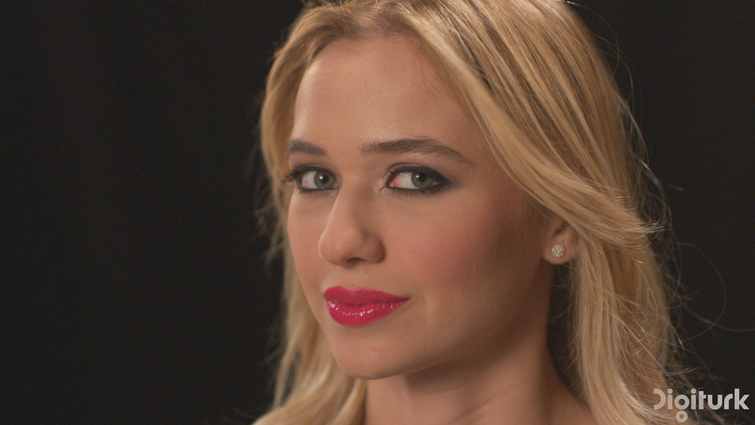
#> input picture sample_dataset/Beauty/frame0000.png, 755 x 425 px, shrunk from 1920 x 1080 before the run, found by its file name
$ python generate_visual_comparison.py
#> lines starting #> are read from the running program, lines starting #| are printed output that depends on the picture
"""Side-by-side visual comparison: original, DCT baseline and GBT-ICL + LLM reconstruction.

Top row: full frames with the zoom window marked. Bottom row: zoomed original patch and the
mean absolute RGB error maps (|original - reconstruction|) of the DCT and full-model
reconstructions. Bitrate, Y-PSNR and SSIM in the titles are hard-coded from the evaluation.
Reads results/{dct,full}/<sequence>/{original_crop,reconstructed}/<frame> as written by
run_dataset_pipeline.py; if the DCT reconstruction is absent the original is shown in its place.
Writes results/visual_comparison.png.

Usage: python visualization/generate_visual_comparison.py
"""
import sys
from pathlib import Path
ROOT_DIR = Path(__file__).resolve().parent.parent
if str(ROOT_DIR) not in sys.path:
    sys.path.insert(0, str(ROOT_DIR))

from pathlib import Path
import numpy as np
import matplotlib.pyplot as plt
from PIL import Image

def generate_comparison(seq_name="HoneyBee", frame_name="frame0000.png", out_path=ROOT_DIR / "results/visual_comparison.png"):
    """Build the comparison figure for one frame; returns False if the required images are missing."""
#> called with seq_name = 'HoneyBee', frame_name = 'frame0000.png'
    results_dir = (ROOT_DIR / "results")

    orig_path = results_dir / "dct" / seq_name / "original_crop" / frame_name
    if not orig_path.exists():
        orig_path = results_dir / "full" / seq_name / "original_crop" / frame_name

    dct_recon_path = results_dir / "dct" / seq_name / "reconstructed" / frame_name
    full_recon_path = results_dir / "full" / seq_name / "reconstructed" / frame_name

    if not orig_path.exists() or not full_recon_path.exists():
        print(f"Required files not ready yet: orig={orig_path.exists()}, dct={dct_recon_path.exists()}, full={full_recon_path.exists()}")
        return False

    orig_img = np.array(Image.open(orig_path).convert("RGB"))
#> orig_img is the input picture: shape (425, 755, 3); mean R, G, B 83.7, 62.4, 49.9
    full_img = np.array(Image.open(full_recon_path).convert("RGB"))

    has_dct = dct_recon_path.exists()
    if has_dct:
        dct_img = np.array(Image.open(dct_recon_path).convert("RGB"))
    else:
        dct_img = orig_img

    H, W = orig_img.shape[:2]
#> H = 425; W = 755
    crop_sz = min(64, H // 2)
#> crop_sz = 64
    cy, cx = H // 2, W // 2
#> cy = 212; cx = 377
    y1, y2 = cy - crop_sz // 2, cy + crop_sz // 2
#> y1 = 180; y2 = 244
    x1, x2 = cx - crop_sz // 2, cx + crop_sz // 2
#> x1 = 345; x2 = 409

    dct_res = np.abs(orig_img.astype(float) - dct_img.astype(float)).mean(axis=-1)
#> dct_res: shape (425, 755) float64; every value is 0
    full_res = np.abs(orig_img.astype(float) - full_img.astype(float)).mean(axis=-1)

    fig, axes = plt.subplots(2, 3, figsize=(15, 10), dpi=200)
    plt.subplots_adjust(wspace=0.1, hspace=0.25)

    axes[0, 0].imshow(orig_img)
    axes[0, 0].set_title(f"Original Frame ({seq_name})\n256x256 Uncompressed (24.0 bpp)", fontsize=12, fontweight="bold")
    axes[0, 0].axis("off")

    rect = plt.Rectangle((x1, y1), crop_sz, crop_sz, linewidth=2, edgecolor='yellow', facecolor='none')
    axes[0, 0].add_patch(rect)

    axes[0, 1].imshow(dct_img)
    axes[0, 1].set_title("Traditional DCT Baseline\n7.02 bpp | 42.79 dB PSNR | 0.961 SSIM", fontsize=12, fontweight="bold", color="darkred")
    axes[0, 1].axis("off")
    rect = plt.Rectangle((x1, y1), crop_sz, crop_sz, linewidth=2, edgecolor='yellow', facecolor='none')
    axes[0, 1].add_patch(rect)

    axes[0, 2].imshow(full_img)
    axes[0, 2].set_title("GBT-ICL + DistilGPT-2 (Ours)\n3.13 bpp | 43.36 dB PSNR | 0.971 SSIM\n[55.4% Bit Savings vs DCT]", fontsize=12, fontweight="bold", color="darkgreen")
    axes[0, 2].axis("off")
    rect = plt.Rectangle((x1, y1), crop_sz, crop_sz, linewidth=2, edgecolor='yellow', facecolor='none')
    axes[0, 2].add_patch(rect)

    axes[1, 0].imshow(orig_img[y1:y2, x1:x2])
    axes[1, 0].set_title("Original Zoomed Patch (64x64)\nGround Truth Edge Structure", fontsize=11, fontweight="semibold")
    axes[1, 0].axis("off")

    axes[1, 1].imshow(dct_res, cmap="inferno", vmin=0, vmax=15)
    axes[1, 1].set_title("DCT Error Residual Heatmap (|x - x_rec|)\nNotice Blocky Ringing along Edges", fontsize=11, fontweight="semibold")
    axes[1, 1].axis("off")

    im = axes[1, 2].imshow(full_res, cmap="inferno", vmin=0, vmax=15)
    axes[1, 2].set_title("GBT-ICL + LLM Error Heatmap\nMinimal Residuals (Adaptive Graph Basis)", fontsize=11, fontweight="semibold")
    axes[1, 2].axis("off")

    cbar_ax = fig.add_axes([0.92, 0.15, 0.015, 0.3])
    cbar = fig.colorbar(im, cax=cbar_ax)
    cbar.set_label("Absolute Pixel Error", fontsize=10)

    fig.suptitle(f"Visual Quality & Rate-Distortion Comparison: DCT vs. GBT-ICL+LLM ({seq_name})", fontsize=15, fontweight="bold", y=0.98)

    out_file = Path(out_path)
    out_file.parent.mkdir(parents=True, exist_ok=True)
    plt.savefig(out_file, bbox_inches="tight", dpi=200)
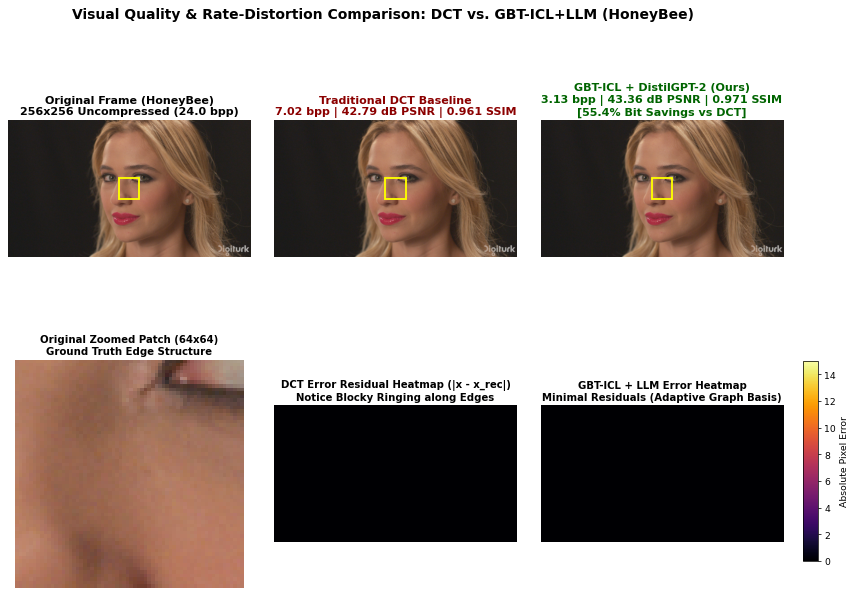
#> figure drawn by matplotlib, 7 panels
    plt.close()
    print(f"Visual comparison saved to {out_file.resolve()}")
    return True

if __name__ == "__main__":
    generate_comparison("HoneyBee", "frame0000.png", ROOT_DIR / "results/visual_comparison.png")
